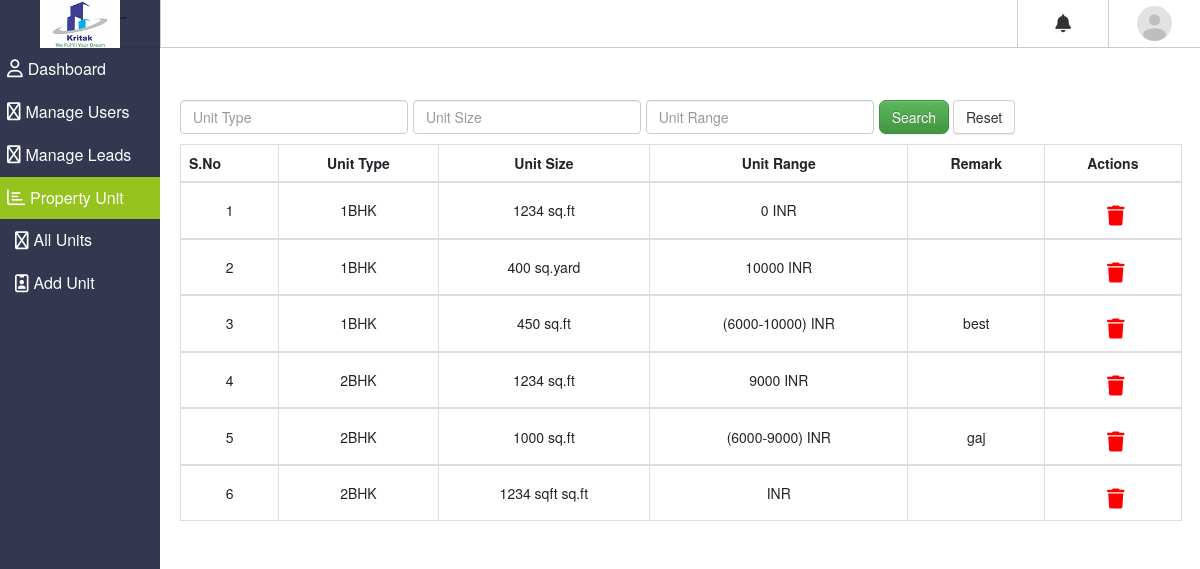
The page /index.php/unit on the database its author committed.
### tables this page shows
CREATE TABLE `sq_setting` (
  `id` int(11) NOT NULL,
  `site` varchar(255) NOT NULL,
  `tagline` varchar(200) NOT NULL,
  `logo` varchar(500) NOT NULL,
  `admin_email` varchar(255) NOT NULL,
  `personal_email` varchar(255) NOT NULL
);

CREATE TABLE `sq_unit` (
  `id` int(11) NOT NULL,
  `unit_type` varchar(255) NOT NULL,
  `unit_size` varchar(300) NOT NULL,
  `size_measure` varchar(100) NOT NULL,
  `unit_range` varchar(100) NOT NULL,
  `unit_remark` varchar(500) NOT NULL,
  `active` int(11) NOT NULL DEFAULT 1
);

### application/controllers/Unit.php (called while the page is built, shortened)
<?php
class Unit extends CI_Controller {
    public function __construct() {
        $this->load->model(array('unit_model','setting_model'));
		$this->load->helper(array('form','url','html'));
        $this->load->library(array('form_validation','session','pagination'));
    }
    public function index(){
        $data = $this->setting_model->fetch_setting_details();
        $this->load->view('templates/admin_header',$data);
        $config = array();
        $config["base_url"] = base_url().'unit/index';
        $config["total_rows"] = $this->unit_model->get_count();
        $config["per_page"] = 10;
        $config["uri_segment"] = 2;
        $choice = $config["total_rows"] / $config["per_page"];
        $config["num_links"] = round($choice);
        $config['next_link'] = 'Next';
        $config['prev_link'] = 'Prev';
        $this->pagination->initialize($config);
        $page = (!isset($_GET['unit_filter']) && $this->uri->segment(3)) ? $this->uri->segment(3) : 0;
        $data["links"] = $this->pagination->create_links();
        $data['total_unit'] = $this->unit_model->get_unit($config["per_page"], $page)->result_array();
        $this->load->view('unit/all_units',$data);
        $this->load->view('templates/admin_footer');
    }
}

### index.php (called while the page is built, shortened)
<?php
require_once BASEPATH.'core/CodeIgniter.php';

### application/models/Setting_model.php (called while the page is built, shortened)
<?php
class Setting_model extends CI_Model {
    function fetch_setting_details(){
        $this->db->select('*');
        $this->db->from('sq_setting');
        $query = $this->db->get();
        return $query->row_array();
    }
}

### application/models/Unit_model.php (called while the page is built, shortened)
<?php
class Unit_model extends CI_Model {
    function get_unit($limit, $start){
        $where = "active = '1'";
        $query = $this->db->limit($limit, $start)
            ->select("*")
            ->from('sq_unit')
            ->where($where)
            ->get();
        return $query;
    }
}

### application/views/unit/all_units.php (the view, shortened to what this page needs)
<div class="mt-5 ex1 top-space-hea">
    <div class="row">
     <div class="col-lg-12">
        <div id="table1" class="ex2">
            <div class="content-wrapper content-wrapper--with-bg">
            <?=form_open(null, array('method'=>'get')); ?>
                <div class="row inventory-filter">
                    <div class="col-md-3 mb-3 top-data">
                        <input type="tel" class="form-control" value="<?=isset($_GET['unit_type']) ? $_GET['unit_type'] :''?>" name="unit_type" id="unit_type" placeholder="Unit Type">
                    </div>
                    <div class="col-md-3 mb-3 top-data">
                        <input type="text" class="form-control" value="<?=isset($_GET['unit_size']) ? $_GET['unit_size'] :''?>" name="unit_size" id="unit_size" placeholder="Unit Size">
                    </div>
                    <div class="col-md-3 mb-3 top-data">
                        <input type="text" class="form-control" value="<?=isset($_GET['unit_range']) ? $_GET['unit_range'] :''?>" name="unit_range" id="unit_range" placeholder="Unit Range">
                    </div>
                    <div class="col-md-3 mb-3 top-data">
                        <input type="submit" class="btn btn-success" name="unit_filter" value="Search">
                        <a href="<?=base_url().'unit/index'?>" class="btn btn-default">Reset</a>
                    </div>
                </div>
                <?=form_close();?>
                <table id="dt-all-checkbox" class="table table-bordered">
                    <thead>
                        <tr>
                            <th>S.No</th>
                            <th class="th-sm">Unit Type</th>
                            <th class="th-sm">Unit Size</th>
                            <th class="th-sm">Unit Range</th>
                            <th class="th-sm">Remark</th>
                            <th class="th-sm">Actions</th>
                        </tr>
                    </thead>
                        <?php
                            if ($total_unit) {
                                $i = 0;
                                foreach($total_unit as $totalunit) {
                                    $i++;
                        ?>
                    <tbody class="table-bordered">
                        <tr>
                            <td><?=$i;?></td>
                            <td><?=$totalunit['unit_type']?></td>
                            <td><?=$totalunit['unit_size'].' '.$totalunit['size_measure']?></td>
                            <td><?=$totalunit['unit_range']." "." INR"?></td>
                            <td><?=$totalunit['unit_remark']?></td>
                            <td class="edit-icon">
                                <a href="#" onClick = "unitDelete(<?=$totalunit['id'];?>);"  data-href="<?php echo base_url();?>index.php/unit/delete_unit/<?=$totalunit['id'];?>" id="delete-<?=$i?>" class="fa fa-trash mt-4 delete" aria-hidden="true" title="Delete"></a>
                            </td>
                        </tr>
                    </tbody>
                    <?php } ?>
                    <?php } ?>
                </table>
            </div>
        </div>
    </div>
    </div>
</div>

### application/views/templates/admin_header.php (shortened to what this page needs)
<!DOCTYPE html>
<html lang="en">
<head>
    <link rel="stylesheet" href="<?=base_url('css/style.css')?>">
    <link rel="stylesheet" href="https://cdnjs.cloudflare.com/ajax/libs/twitter-bootstrap/4.5.2/css/bootstrap.css">
    <link rel="stylesheet" href="https://maxcdn.bootstrapcdn.com/bootstrap/3.3.7/css/bootstrap.min.css">
    <link rel="stylesheet" href="https://maxcdn.bootstrapcdn.com/bootstrap/3.2.0/css/bootstrap.min.css">
    <link rel="stylesheet" href="https://cdnjs.cloudflare.com/ajax/libs/bootstrap-datepicker/1.3.0/css/datepicker.css">
    <link rel="stylesheet" href="<?=base_url('css/bootstrap3.3.5.css')?>">
    <link rel="stylesheet" href="<?=base_url('css/bootstrap-multiselect.css')?>">
    <link rel="stylesheet" href="<?=base_url('css/shared-components.css')?>">
</head>
<?php print_r($this->uri->segment(1)); ?>
<?php $user = $this->session->get_userdata();?>
    <body class="sidebar-is-reduced">
        <header class="l-header">
            <div class="l-header__inner clearfix">
                <div class="c-header-icon js-hamburger" title="Open">
                </div>
                <div class="header-icons-group">
                    <div class="c-header-icon has-dropdown">
                        <span class=" c-badge--header-icon animated shake"></span><i class="fa fa-bell" title="Notification"></i>
                    </div>
                    <div class="dropdown">
                        <div class="c-header-icon user dropbtn">
                            <a href="<?=base_url('index.php/member/view_profile');?>">
                                <?php
                                if($user['profile_image'] == ''){
                                    $profile_image = 'avatar.png';
                                    ?>
                                    <img src="<?=base_url('media/images/'.$profile_image)?>" alt="round cricle image" class="avatar rounded-circle admin_header_image">
                                <?php }else{
                                    $profile_image = $user['profile_image'] ;?>
                                    <img src="<?=base_url('media/agent_photo/'.$profile_image)?>" alt="round cricle image" class="avatar rounded-circle admin_header_image">
                                <?php } ?>
                            </a>
                    </div>
                </div>
            </div>
        </div>
    </header>
    <div class="l-sidebar">
        <div class="logo">
            <a href="<?=base_url('index.php/admin/admin_dashboard')?>">
                <div class="logo__txt"><img src="<?=base_url('media/logo/'.$logo)?>" class="logo-img" title="<?=$site;?> (<?=$tagline;?>)"></div>
            </a>
        </div>
        <div class="row">
        <div class="col-lg-12">
            <div class="l-sidebar__content">
                <nav class="c-menu js-menu navigation">
                    <ul class="u-list site-menu mainmenu">
                        <li class="c-menu__item site-menu-item main-menu <?php echo $this->uri->segment(1) == 'admin' ? 'active' : ''; ?>" title="Dashboard">
                            <a href="<?=base_url('admin/admin_dashboard')?>">
                                <div class="c-menu__item__inner menusss">
                                    <i class="fa fa-user" aria-hidden="true"></i><span class="icon-titles">Dashboard</span>
                                </div>
                            </a>
                        </li>
                        <li class="c-menu__item site-menu-item main-menu <?php echo $this->uri->segment(1) == 'member' ? 'active' : ''; ?>" title="Sales">
                            <a href="<?=base_url('member')?>">
                                <div class="c-menu__item__inner menusss">
                                    <i class="fa fa-users" aria-hidden="true"></i><span class="icon-titles">Manage Users</span>
                                </div>
                            </a>
                        </li>
                        <li class="c-menu__item site-menu-item main-menu <?php echo $this->uri->segment(1) == 'lead' ? 'active' : ''; ?>" title="Lead">
                        <a href="<?=base_url('lead')?>">
                            <div class="c-menu__item__inner menusss">
                                <i class="fa fa-industry"></i><span class="icon-titles">Manage Leads</span>
                            </div>
                        </a>
                    </li>
                    <?php if( $user['role']<=3 ){?>
                        <li class="c-menu__item site-menu-item main-menu <?php echo $this->uri->segment(1) == 'unit' ? 'active' : ''; ?>" title="Unit">
                            <a href="<?=base_url('unit')?>">
                                <div class="c-menu__item__inner menusss">
                                    <i class="fa fa-bar-chart"></i><span class="icon-titles">Property Unit</span>
                                </div>
                            </a>
                            <ul class="site-menu-sub submenu">
                                <li class="site-menu-item"  title="All unit">
                                    <a href="<?=base_url('unit')?>">
                                        <div class="c-menu__item__inner submenu-color">
                                            <i class="fa fa-universal-access" aria-hidden="true"></i><span class="icon-titles">All Units</span>
                                        </div>
                                    </a>
                                </li>
                                <li class="site-menu-item" title="Add Unit">
                                    <a href="<?=base_url('unit/add_unit')?>">
                                        <div class="c-menu__item__inner submenu-color">
                                            <i class="fa fa-id-badge" aria-hidden="true"></i><span class="icon-titles">Add Unit</span>
                                        </div>
                                    </a>
                                </li>
                            </ul>
                        </li>
                    <?php }?>
                    </ul>
                </nav>
            </div>
        </div>
        </div>
        </div>

### application/views/unit/all_units.php (style rules this page uses)
.edit-icon { font-size: 20px!important; text-align: center!important; }
.delete { color:red!important; }
.table>tbody>tr>td, .table>tbody>tr>th, .table>tfoot>tr>td, .table>tfoot>tr>th, .table>thead>tr>td, .table>thead>tr>th { vertical-align: middle!important; }
td { text-align: center; }
.table>thead>tr>th, .table>tbody>tr>th, .table>tfoot>tr>th, .table>thead>tr>td, .table>tbody>tr>td, .table>tfoot>tr>td { padding: -2px!important; }

### rows shown on the page
sq_setting: logo (picture)
sq_unit: unit_type "1BHK", unit_size "1234", size_measure "sq.ft", unit_range "0"
sq_unit: unit_type "1BHK", unit_size "400", size_measure "sq.yard", unit_range "10000"
sq_unit: unit_type "1BHK", unit_size "450", size_measure "sq.ft", unit_range "(6000-10000)", unit_remark "best"
sq_unit: unit_type "2BHK", unit_size "1234", size_measure "sq.ft", unit_range "9000"
sq_unit: unit_type "2BHK", unit_size "1000", size_measure "sq.ft", unit_range "(6000-9000)", unit_remark "gaj"
sq_unit: unit_type "2BHK", unit_size "1234 sqft", size_measure "sq.ft"
